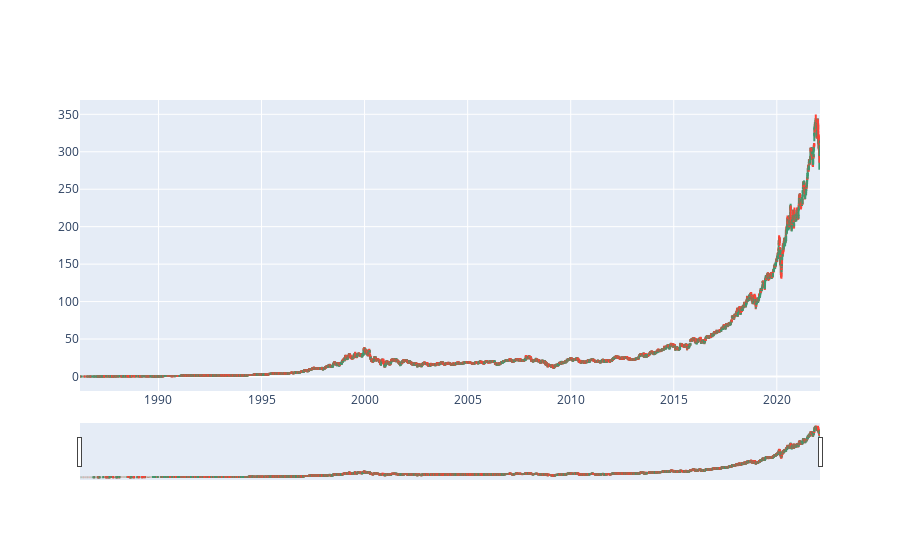

Write notebook code for a chart like this one.
### Code cell
import plotly.graph_objects as go

fig = go.Figure(data=[go.Candlestick(x=df.index,
                open=df['Open'],
                high=df['High'],
                low=df['Low'],
                close=df['Close'])])
fig.show()

### Figure 1 — Plotly figure (JSON) as saved in the notebook; plotly's stock layout.template omitted (floating-point values rounded to 4 significant figures; data arrays with more than 128 entries replaced by an {"elided": "..."} marker saying what was removed)
{"data": [{"close": {"elided": "9050 float values"}, "high": {"elided": "9050 float values"}, "low": {"elided": "9050 float values"}, "open": {"elided": "9050 float values"}, "type": "candlestick", "x": {"elided": "9050 str values"}}], "layout": {}}
